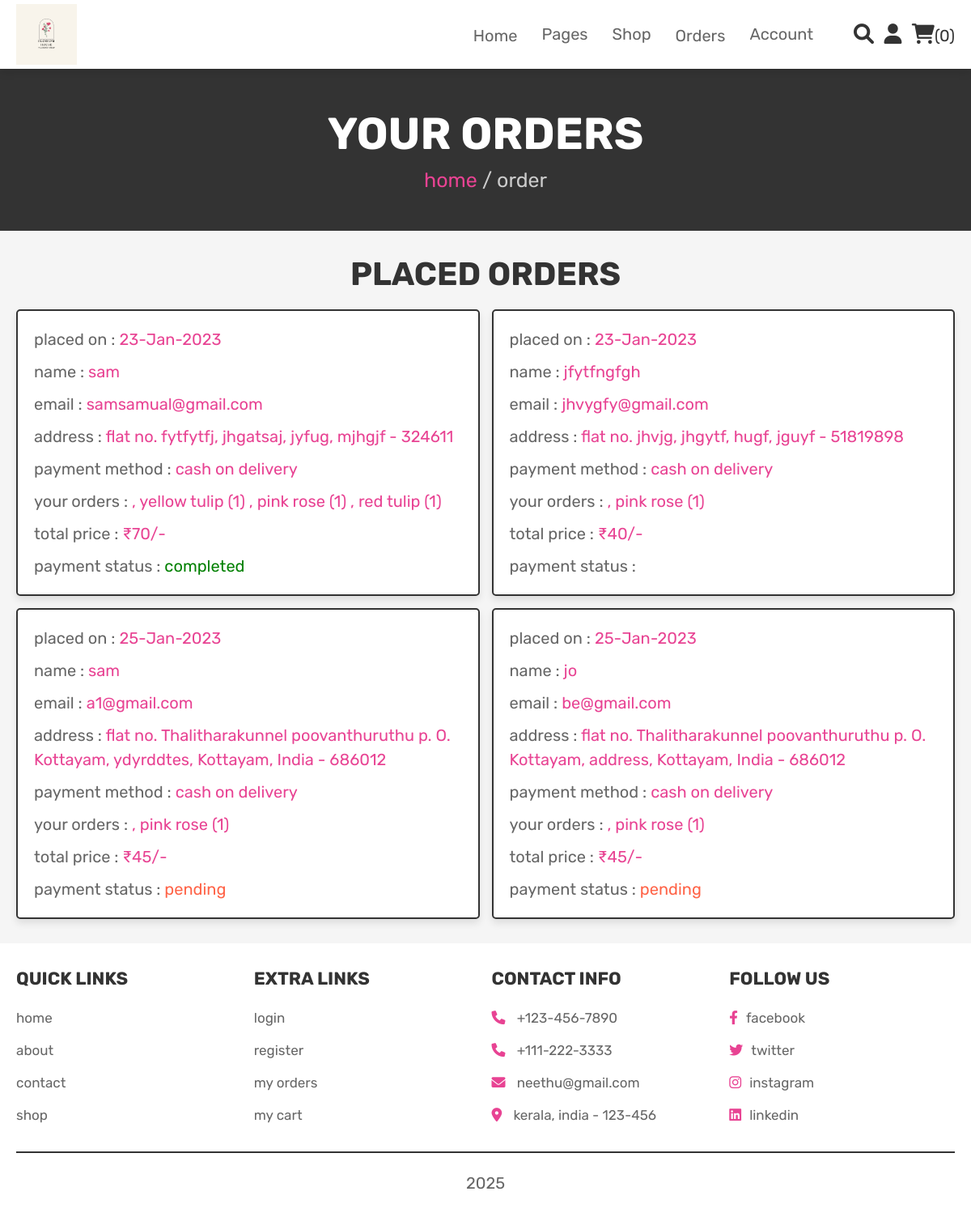
The page /orders.php (signed in) on the database its author committed.
### tables this page shows
CREATE TABLE `orders` (
  `id` int(100) NOT NULL,
  `user_id` int(100) NOT NULL,
  `name` varchar(100) NOT NULL,
  `number` varchar(12) NOT NULL,
  `email` varchar(100) NOT NULL,
  `method` varchar(50) NOT NULL,
  `address` varchar(500) NOT NULL,
  `total_products` varchar(1000) NOT NULL,
  `total_price` int(100) NOT NULL,
  `placed_on` varchar(50) NOT NULL,
  `payment_status` varchar(20) NOT NULL DEFAULT 'pending'
);

### orders.php (the view, shortened to what this page needs)
<?php
@include 'config.php';
$user_id = $_SESSION['user_id'];
?>
<!DOCTYPE html>
<html lang="en">
<head>
   <link rel="stylesheet" href="https://cdnjs.cloudflare.com/ajax/libs/font-awesome/6.0.0/css/all.min.css">
   <link rel="stylesheet" href="css/style.css">
</head>
<body>
<?php @include 'header.php'; ?>
<section class="heading">
    <h3>your orders</h3>
    <p> <a href="home.php">home</a> / order </p>
</section>
<section class="placed-orders">
    <h1 class="title">placed orders</h1>
    <div class="box-container">
    <?php
        $select_orders = mysqli_query($conn, "SELECT * FROM `orders` WHERE user_id = '$user_id'") or die('query failed');
        if(mysqli_num_rows($select_orders) > 0){
            while($fetch_orders = mysqli_fetch_assoc($select_orders)){
    ?>
    <div class="box">
        <p> placed on : <span><?php echo $fetch_orders['placed_on']; ?></span> </p>
        <p> name : <span><?php echo $fetch_orders['name']; ?></span> </p>
                <p> email : <span><?php echo $fetch_orders['email']; ?></span> </p>
        <p> address : <span><?php echo $fetch_orders['address']; ?></span> </p>
        <p> payment method : <span><?php echo $fetch_orders['method']; ?></span> </p>
        <p> your orders : <span><?php echo $fetch_orders['total_products']; ?></span> </p>
        <p> total price : <span>₹<?php echo $fetch_orders['total_price']; ?>/-</span> </p>
        <p> payment status : <span style="color:<?php if($fetch_orders['payment_status'] == 'pending'){echo 'tomato'; }else{echo 'green';} ?>"><?php echo $fetch_orders['payment_status']; ?></span> </p>
    </div>
    <?php
        }
    }else{
        echo '<p class="empty">no orders placed yet!</p>';
    }
    ?>
    </div>
</section>
<?php @include 'footer.php'; ?>
</body>
</html>

### css/style.css (style rules this page uses)
:root { --pink:#e84393; --red:#c0392b; --orange:#f39c12; --black:#333; --white:#fff; --light-color:#666; --light-white:#ccc; --light-bg:#f5f5f5; --border:.2rem solid var(--black); --box-shadow:0 .5rem 1rem rgba(0,0,0,.1); }
* { font-family: 'Rubik', sans-serif; margin:0; padding:0; box-sizing: border-box; outline: none; border:none; text-decoration: none; transition:all .2s linear; }
html { font-size: 62.5%; overflow-x: hidden; scroll-behavior: smooth; scroll-padding-top: 6.5rem; }
body { background: var(--light-bg); }
section { padding:3rem 2rem; }
.heading { display: flex; flex-flow: column; align-items: center; justify-content: center; gap:1rem; background-color: var(--black); text-align: center; min-height: 25vh; }
.heading h3 { font-size: 5.5rem; color:var(--white); text-transform: uppercase; }
.heading p { font-size: 2.5rem; color:var(--light-white); }
.heading p a { color:var(--pink); }
.title { text-align: center; margin-bottom: 2rem; color:var(--black); text-transform: uppercase; font-size: 4rem; }
.placed-orders .box-container { max-width: 1200px; margin:0 auto; display: flex; flex-wrap: wrap; gap:1.5rem; align-items: flex-start; }
.placed-orders .box-container .box { background-color: var(--white); padding:1rem 2rem; border:var(--border); box-shadow: var(--box-shadow); flex:1 1 40rem; border-radius: .5rem; }
.placed-orders .box-container .box p { margin: 1rem 0; font-size: 2rem; line-height: 1.5; color:var(--light-color); }
.placed-orders .box-container .box p span { color:var(--pink); }
p { font-size: 3vh; }

### rows shown on the page
orders: placed_on "23-Jan-2023", name "sam", email "samsamual@gmail.com", address "flat no. fytfytfj, jhgatsaj, jyfug, mjhgjf - 324611", method "cash on delivery", total_products ", yellow tulip (1) , pink rose (1) , red tulip (1)", total_price "70", payment_status "completed"
orders: placed_on "23-Jan-2023", name "jfytfngfgh", email "jhvygfy@gmail.com", address "flat no. jhvjg, jhgytf, hugf, jguyf - 51819898", method "cash on delivery", total_products ", pink rose (1)", total_price "40"
orders: placed_on "25-Jan-2023", name "sam", email "a1@gmail.com", address "flat no. Thalitharakunnel poovanthuruthu p. O. Kottayam, ydyrddtes, Kottayam, India - 686012", method "cash on delivery", total_products ", pink rose (1)", total_price "45", payment_status "pending"
orders: placed_on "25-Jan-2023", name "jo", email "be@gmail.com", address "flat no. Thalitharakunnel poovanthuruthu p. O. Kottayam, address, Kottayam, India - 686012", method "cash on delivery", total_products ", pink rose (1)", total_price "45", payment_status "pending"

### other values the page prints
$cart_num_rows "0"
